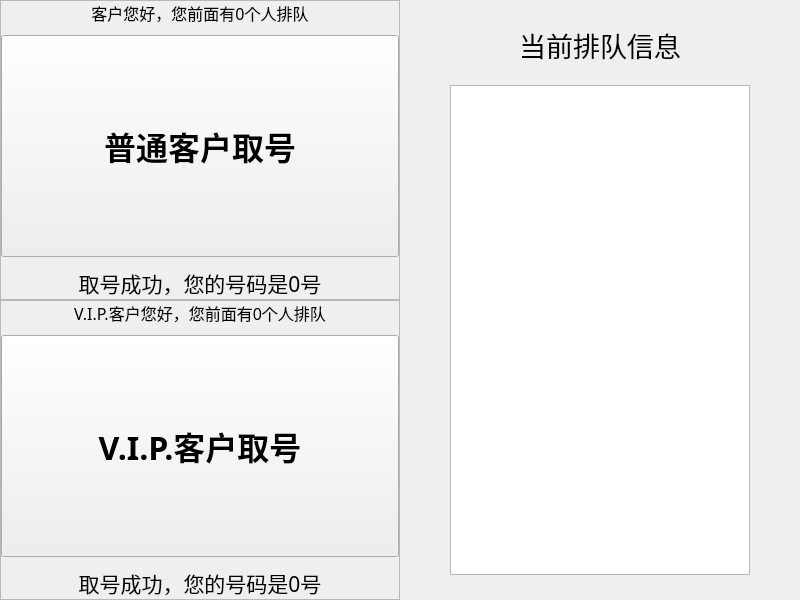
<?xml version="1.0" encoding="UTF-8"?>
<ui version="4.0">
 <class>MainWindow</class>
 <widget class="QMainWindow" name="MainWindow">
  <property name="geometry">
   <rect>
    <x>0</x>
    <y>0</y>
    <width>800</width>
    <height>600</height>
   </rect>
  </property>
  <property name="minimumSize">
   <size>
    <width>800</width>
    <height>600</height>
   </size>
  </property>
  <property name="maximumSize">
   <size>
    <width>800</width>
    <height>600</height>
   </size>
  </property>
  <property name="windowTitle">
   <string>MainWindow</string>
  </property>
  <widget class="QWidget" name="centralWidget">
   <widget class="QFrame" name="left">
    <property name="geometry">
     <rect>
      <x>0</x>
      <y>0</y>
      <width>400</width>
      <height>600</height>
     </rect>
    </property>
    <layout class="QVBoxLayout" name="verticalLayout">
     <property name="spacing">
      <number>0</number>
     </property>
     <property name="leftMargin">
      <number>0</number>
     </property>
     <property name="topMargin">
      <number>0</number>
     </property>
     <property name="rightMargin">
      <number>0</number>
     </property>
     <property name="bottomMargin">
      <number>0</number>
     </property>
     <item>
      <widget class="QFrame" name="leftTop">
       <property name="sizePolicy">
        <sizepolicy hsizetype="Expanding" vsizetype="Expanding">
         <horstretch>0</horstretch>
         <verstretch>0</verstretch>
        </sizepolicy>
       </property>
       <property name="frameShape">
        <enum>QFrame::StyledPanel</enum>
       </property>
       <property name="frameShadow">
        <enum>QFrame::Raised</enum>
       </property>
       <layout class="QVBoxLayout" name="verticalLayout_3">
        <property name="spacing">
         <number>10</number>
        </property>
        <property name="leftMargin">
         <number>0</number>
        </property>
        <property name="topMargin">
         <number>0</number>
        </property>
        <property name="rightMargin">
         <number>0</number>
        </property>
        <property name="bottomMargin">
         <number>0</number>
        </property>
        <item>
         <widget class="QLabel" name="clientTopLabel">
          <property name="sizePolicy">
           <sizepolicy hsizetype="Expanding" vsizetype="Preferred">
            <horstretch>0</horstretch>
            <verstretch>0</verstretch>
           </sizepolicy>
          </property>
          <property name="font">
           <font>
            <family>Noto Sans CJK SC Regular</family>
            <pointsize>12</pointsize>
            <weight>50</weight>
            <bold>false</bold>
           </font>
          </property>
          <property name="text">
           <string>客户您好，您前面有0个人排队</string>
          </property>
          <property name="alignment">
           <set>Qt::AlignCenter</set>
          </property>
         </widget>
        </item>
        <item>
         <widget class="QPushButton" name="clientGetNumberButton">
          <property name="sizePolicy">
           <sizepolicy hsizetype="Expanding" vsizetype="Expanding">
            <horstretch>0</horstretch>
            <verstretch>0</verstretch>
           </sizepolicy>
          </property>
          <property name="font">
           <font>
            <family>Noto Serif CJK SC Black</family>
            <pointsize>24</pointsize>
            <weight>75</weight>
            <bold>true</bold>
           </font>
          </property>
          <property name="text">
           <string>普通客户取号</string>
          </property>
         </widget>
        </item>
        <item>
         <widget class="QLabel" name="clientBottomLabel">
          <property name="font">
           <font>
            <family>Noto Sans CJK SC Regular</family>
            <pointsize>16</pointsize>
            <weight>50</weight>
            <bold>false</bold>
           </font>
          </property>
          <property name="text">
           <string>取号成功，您的号码是0号</string>
          </property>
          <property name="alignment">
           <set>Qt::AlignCenter</set>
          </property>
         </widget>
        </item>
       </layout>
      </widget>
     </item>
     <item>
      <widget class="QFrame" name="leftBottom">
       <property name="sizePolicy">
        <sizepolicy hsizetype="Expanding" vsizetype="Expanding">
         <horstretch>0</horstretch>
         <verstretch>0</verstretch>
        </sizepolicy>
       </property>
       <property name="frameShape">
        <enum>QFrame::StyledPanel</enum>
       </property>
       <property name="frameShadow">
        <enum>QFrame::Raised</enum>
       </property>
       <layout class="QVBoxLayout" name="verticalLayout_4">
        <property name="spacing">
         <number>10</number>
        </property>
        <property name="leftMargin">
         <number>0</number>
        </property>
        <property name="topMargin">
         <number>0</number>
        </property>
        <property name="rightMargin">
         <number>0</number>
        </property>
        <property name="bottomMargin">
         <number>0</number>
        </property>
        <item>
         <widget class="QLabel" name="VIPTopLabel">
          <property name="sizePolicy">
           <sizepolicy hsizetype="Expanding" vsizetype="Preferred">
            <horstretch>0</horstretch>
            <verstretch>0</verstretch>
           </sizepolicy>
          </property>
          <property name="font">
           <font>
            <family>Noto Sans CJK SC Regular</family>
            <pointsize>12</pointsize>
            <weight>50</weight>
            <bold>false</bold>
           </font>
          </property>
          <property name="text">
           <string>V.I.P.客户您好，您前面有0个人排队</string>
          </property>
          <property name="alignment">
           <set>Qt::AlignCenter</set>
          </property>
         </widget>
        </item>
        <item>
         <widget class="QPushButton" name="VIPGetNumberButton">
          <property name="sizePolicy">
           <sizepolicy hsizetype="Expanding" vsizetype="Expanding">
            <horstretch>0</horstretch>
            <verstretch>0</verstretch>
           </sizepolicy>
          </property>
          <property name="font">
           <font>
            <family>Noto Serif CJK SC Black</family>
            <pointsize>24</pointsize>
            <weight>75</weight>
            <bold>true</bold>
           </font>
          </property>
          <property name="text">
           <string>V.I.P.客户取号</string>
          </property>
         </widget>
        </item>
        <item>
         <widget class="QLabel" name="VIPBottomLabel">
          <property name="font">
           <font>
            <family>Noto Sans CJK SC Regular</family>
            <pointsize>16</pointsize>
            <weight>50</weight>
            <bold>false</bold>
           </font>
          </property>
          <property name="text">
           <string>取号成功，您的号码是0号</string>
          </property>
          <property name="alignment">
           <set>Qt::AlignCenter</set>
          </property>
         </widget>
        </item>
       </layout>
      </widget>
     </item>
    </layout>
   </widget>
   <widget class="QFrame" name="right">
    <property name="geometry">
     <rect>
      <x>400</x>
      <y>0</y>
      <width>400</width>
      <height>600</height>
     </rect>
    </property>
    <layout class="QVBoxLayout" name="verticalLayout_2">
     <property name="spacing">
      <number>20</number>
     </property>
     <property name="leftMargin">
      <number>50</number>
     </property>
     <property name="topMargin">
      <number>25</number>
     </property>
     <property name="rightMargin">
      <number>50</number>
     </property>
     <property name="bottomMargin">
      <number>25</number>
     </property>
     <item>
      <widget class="QLabel" name="rightLabel">
       <property name="font">
        <font>
         <pointsize>20</pointsize>
        </font>
       </property>
       <property name="text">
        <string>当前排队信息</string>
       </property>
       <property name="alignment">
        <set>Qt::AlignCenter</set>
       </property>
      </widget>
     </item>
     <item>
      <widget class="QTextEdit" name="queueInfo">
       <property name="enabled">
        <bool>true</bool>
       </property>
       <property name="font">
        <font>
         <pointsize>12</pointsize>
        </font>
       </property>
       <property name="readOnly">
        <bool>true</bool>
       </property>
       <property name="html">
        <string>&lt;!DOCTYPE HTML PUBLIC &quot;-//W3C//DTD HTML 4.0//EN&quot; &quot;http://www.w3.org/TR/REC-html40/strict.dtd&quot;&gt;
&lt;html&gt;&lt;head&gt;&lt;meta name=&quot;qrichtext&quot; content=&quot;1&quot; /&gt;&lt;style type=&quot;text/css&quot;&gt;
p, li { white-space: pre-wrap; }
&lt;/style&gt;&lt;/head&gt;&lt;body style=&quot; font-family:'Noto Sans CJK SC Regular'; font-size:12pt; font-weight:400; font-style:normal;&quot;&gt;
&lt;p align=&quot;center&quot; style=&quot;-qt-paragraph-type:empty; margin-top:0px; margin-bottom:0px; margin-left:0px; margin-right:0px; -qt-block-indent:0; text-indent:0px; font-size:14pt;&quot;&gt;&lt;br /&gt;&lt;/p&gt;&lt;/body&gt;&lt;/html&gt;</string>
       </property>
      </widget>
     </item>
    </layout>
   </widget>
  </widget>
 </widget>
 <layoutdefault spacing="6" margin="11"/>
 <resources/>
 <connections/>
</ui>
